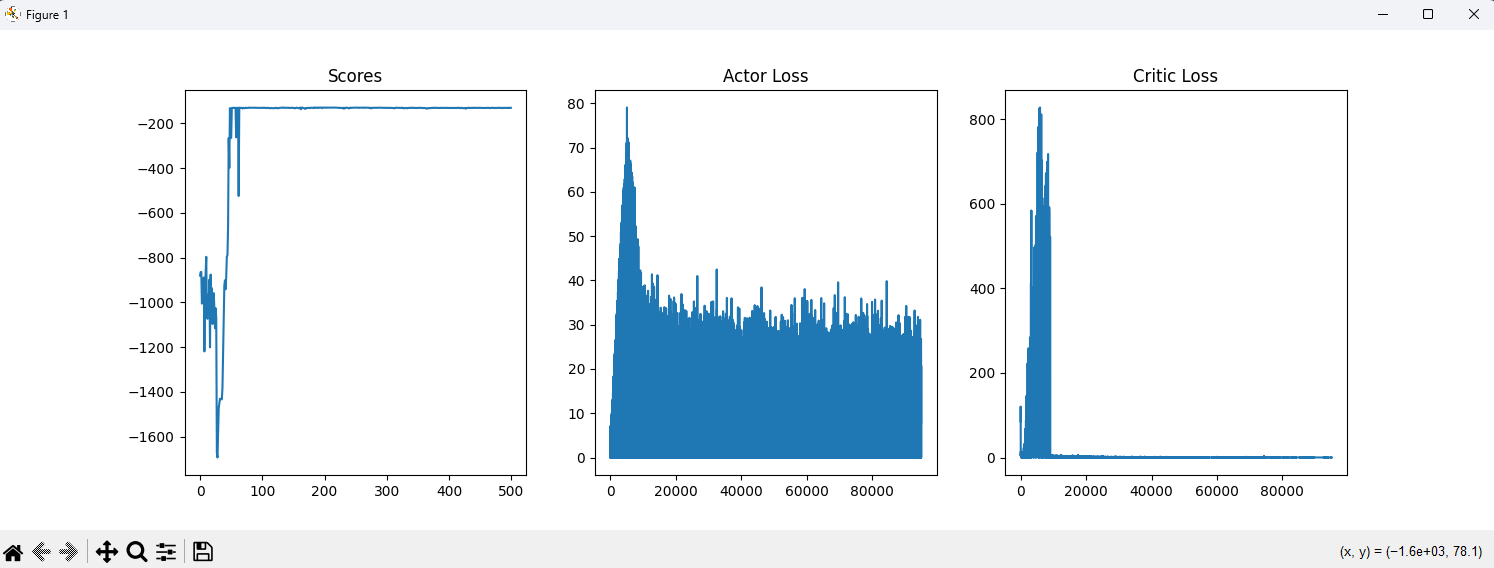

Generate this figure with Python:
import copy
import os
import random
import csv
from typing import Dict, List, Tuple

import gymnasium as gym
import numpy as np
import torch
import torch.nn as nn
import torch.nn.functional as F
import torch.optim as optim
import matplotlib.pyplot as plt

"""## Set random seed"""

def seed_torch(seed):
    torch.manual_seed(seed)
    if torch.backends.cudnn.enabled:
        torch.backends.cudnn.benchmark = False
        torch.backends.cudnn.deterministic = True

seed = 777
random.seed(seed)
np.random.seed(seed)
seed_torch(seed)

# ============================
# Replay Buffer
# ============================

class ReplayBuffer:
    """A simple numpy replay buffer."""
    def __init__(self, state_size: int, size: int, batch_size: int = 32):
        self.state_memory = np.zeros([size, state_size], dtype=np.float32)
        self.action_memory = np.zeros([size], dtype=np.float32)
        self.reward_memory = np.zeros([size], dtype=np.float32)
        self.next_state_memory = np.zeros([size, state_size], dtype=np.float32)
        self.done_memory = np.zeros([size], dtype=np.float32)
        self.max_size, self.batch_size = size, batch_size
        self.ptr, self.size = 0, 0

    def store(self, obs, act, rew, next_obs, done):
        self.state_memory[self.ptr] = obs
        self.action_memory[self.ptr] = act
        self.reward_memory[self.ptr] = rew
        self.next_state_memory[self.ptr] = next_obs
        self.done_memory[self.ptr] = done
        self.ptr = (self.ptr + 1) % self.max_size
        self.size = min(self.size + 1, self.max_size)

    def sample_batch(self) -> Dict[str, np.ndarray]:
        idxs = np.random.choice(self.size, size=self.batch_size, replace=False)
        return dict(
            obs=self.state_memory[idxs],
            next_obs=self.next_state_memory[idxs],
            acts=self.action_memory[idxs],
            rews=self.reward_memory[idxs],
            done=self.done_memory[idxs],
        )

    def __len__(self) -> int:
        return self.size

# ============================
# Gaussian Noise
# ============================

class GaussianNoise:
    def __init__(self, action_size, min_sigma=1.0, max_sigma=1.0, decay_period=1000000):
        self.action_size = action_size
        self.max_sigma = max_sigma
        self.min_sigma = min_sigma
        self.decay_period = decay_period

    def sample(self, t=0):
        sigma = self.max_sigma - (self.max_sigma - self.min_sigma) * min(
            1.0, t / self.decay_period
        )
        return np.random.normal(0, sigma, size=self.action_size)

# ============================
# Actor Network
# ============================

class Actor(nn.Module):
    def __init__(self, state_size, action_size, init_w=3e-3):
        super(Actor, self).__init__()
        self.hidden1 = nn.Linear(state_size, 128)
        self.hidden2 = nn.Linear(128, 128)
        self.out = nn.Linear(128, action_size)
        self.out.weight.data.uniform_(-init_w, init_w)
        self.out.bias.data.uniform_(-init_w, init_w)

    def forward(self, state):
        x = F.relu(self.hidden1(state))
        x = F.relu(self.hidden2(x))
        return self.out(x).tanh()

# ============================
# Critic Network
# ============================

class CriticQ(nn.Module):
    def __init__(self, state_size, init_w=3e-3):
        super(CriticQ, self).__init__()
        self.hidden1 = nn.Linear(state_size, 128)
        self.hidden2 = nn.Linear(128, 128)
        self.out = nn.Linear(128, 1)
        self.out.weight.data.uniform_(-init_w, init_w)
        self.out.bias.data.uniform_(-init_w, init_w)

    def forward(self, state, action):
        x = torch.cat((state, action), dim=-1)
        x = F.relu(self.hidden1(x))
        x = F.relu(self.hidden2(x))
        return self.out(x)

# ============================
# TD3 Agent
# ============================

class TD3Agent:
    def __init__(self, env, memory_size, batch_size,
                 gamma=0.99, tau=5e-3,
                 exploration_noise=0.1,
                 target_policy_noise=0.2,
                 target_policy_noise_clip=0.5,
                 initial_random_steps=1e4,
                 policy_update_freq=2,
                 seed=777):

        self.env = env
        self.state_size = self.env.observation_space.shape[0]
        self.action_size = self.env.action_space.shape[0]

        self.batch_size = batch_size
        self.gamma = gamma
        self.tau = tau
        self.initial_random_steps = initial_random_steps
        self.policy_update_freq = policy_update_freq
        self.seed = seed

        self.device = torch.device("cuda" if torch.cuda.is_available() else "cpu")
        print("Device:", self.device)

        self.actor = Actor(self.state_size, self.action_size).to(self.device)
        self.actor_target = Actor(self.state_size, self.action_size).to(self.device)
        self.actor_target.load_state_dict(self.actor.state_dict())

        self.critic1 = CriticQ(self.state_size + self.action_size).to(self.device)
        self.critic2 = CriticQ(self.state_size + self.action_size).to(self.device)
        self.critic1_target = CriticQ(self.state_size + self.action_size).to(self.device)
        self.critic2_target = CriticQ(self.state_size + self.action_size).to(self.device)
        self.critic1_target.load_state_dict(self.critic1.state_dict())
        self.critic2_target.load_state_dict(self.critic2.state_dict())

        self.memory = ReplayBuffer(self.state_size, memory_size, batch_size)

        self.exploration_noise = GaussianNoise(self.action_size, exploration_noise, exploration_noise)
        self.target_policy_noise = GaussianNoise(self.action_size, target_policy_noise, target_policy_noise)
        self.target_policy_noise_clip = target_policy_noise_clip

        critic_params = list(self.critic1.parameters()) + list(self.critic2.parameters())
        self.actor_optimizer = optim.Adam(self.actor.parameters(), lr=1e-4)
        self.critic_optimizer = optim.Adam(critic_params, lr=1e-3)

        self.transition = []
        self.total_step = 0
        self.is_test = False

    def get_action(self, state):
        if self.total_step < self.initial_random_steps and not self.is_test:
            action = self.env.action_space.sample()
        else:
            action = self.actor(torch.FloatTensor(state).to(self.device)).detach().cpu().numpy()

        if not self.is_test:
            noise = self.exploration_noise.sample()
            action = np.clip(action + noise, -1.0, 1.0)

        self.transition = [state, action]
        return action

    def step(self, action):
        next_state, reward, terminated, truncated, _ = self.env.step(action)
        done = terminated or truncated
        if not self.is_test:
            self.transition += [reward, next_state, done]
            self.memory.store(*self.transition)
        return next_state, reward, done

    def train_step(self):
        samples = self.memory.sample_batch()
        state = torch.FloatTensor(samples["obs"]).to(self.device)
        action = torch.FloatTensor(samples["acts"].reshape(-1, 1)).to(self.device)
        reward = torch.FloatTensor(samples["rews"].reshape(-1, 1)).to(self.device)
        next_state = torch.FloatTensor(samples["next_obs"]).to(self.device)
        done = torch.FloatTensor(samples["done"].reshape(-1, 1)).to(self.device)
        masks = 1 - done

        noise = torch.FloatTensor(self.target_policy_noise.sample()).to(self.device)
        noise = torch.clamp(noise, -self.target_policy_noise_clip, self.target_policy_noise_clip)
        next_action = (self.actor_target(next_state) + noise).clamp(-1.0, 1.0)

        q1 = self.critic1(state, action)
        q2 = self.critic2(state, action)
        q1_target = self.critic1_target(next_state, next_action)
        q2_target = self.critic2_target(next_state, next_action)
        q_target = torch.min(q1_target, q2_target)
        expected_q = reward + self.gamma * q_target * masks
        expected_q = expected_q.detach()

        critic1_loss = F.mse_loss(q1, expected_q)
        critic2_loss = F.mse_loss(q2, expected_q)
        critic_loss = critic1_loss + critic2_loss

        self.critic_optimizer.zero_grad()
        critic_loss.backward()
        self.critic_optimizer.step()

        if self.total_step % self.policy_update_freq == 0:
            actor_loss = -self.critic1(state, self.actor(state)).mean()
            self.actor_optimizer.zero_grad()
            actor_loss.backward()
            self.actor_optimizer.step()
            self._target_soft_update()
        else:
            actor_loss = torch.zeros(1)

        return actor_loss.item(), critic_loss.item()

    def _target_soft_update(self):
        tau = self.tau
        for t, s in zip(self.actor_target.parameters(), self.actor.parameters()):
            t.data.copy_(tau * s.data + (1.0 - tau) * t.data)
        for t, s in zip(self.critic1_target.parameters(), self.critic1.parameters()):
            t.data.copy_(tau * s.data + (1.0 - tau) * t.data)
        for t, s in zip(self.critic2_target.parameters(), self.critic2.parameters()):
            t.data.copy_(tau * s.data + (1.0 - tau) * t.data)

# ============================
# Training
# ============================

class ActionNormalizer(gym.ActionWrapper):
    def action(self, action):
        low, high = self.action_space.low, self.action_space.high
        action = action * (high - low) / 2 + (high + low) / 2
        return np.clip(action, low, high)
    def reverse_action(self, action):
        low, high = self.action_space.low, self.action_space.high
        return np.clip(2 * (action - low) / (high - low) - 1, -1, 1)

env_name = "Pendulum-v1"
env = gym.make(env_name, render_mode="rgb_array")
env = ActionNormalizer(env)

num_episodes = 500
memory_size = 5000
batch_size = 32
initial_random_steps = 5000

agent = TD3Agent(env, memory_size, batch_size, initial_random_steps=initial_random_steps, seed=seed)

log_file = "td3_log.csv"
with open(log_file, "w", newline="") as f:
    writer = csv.writer(f)
    writer.writerow(["episode", "reward", "actor_loss", "critic_loss"])

scores, actor_losses, critic_losses = [], [], []

for ep in range(num_episodes):
    state, _ = agent.env.reset(seed=seed)
    ep_reward = 0
    done = False
    while not done:
        agent.total_step += 1
        action = agent.get_action(state)
        next_state, reward, done = agent.step(action)
        state = next_state
        ep_reward += reward
        if len(agent.memory) >= batch_size and agent.total_step > agent.initial_random_steps:
            a_loss, c_loss = agent.train_step()
            actor_losses.append(a_loss)
            critic_losses.append(c_loss)
    scores.append(ep_reward)
    with open(log_file, "a", newline="") as f:
        writer = csv.writer(f)
        writer.writerow([ep + 1, ep_reward,
                         np.mean(actor_losses[-10:]) if actor_losses else 0,
                         np.mean(critic_losses[-10:]) if critic_losses else 0])
    if (ep + 1) % 50 == 0:
        print(f"Episode {ep+1}/{num_episodes}, Reward: {ep_reward:.2f}")

agent.env.close()

# ============================
# Visualization
# ============================

plt.figure(figsize=(15, 5))
plt.subplot(131)
plt.title("Scores")
plt.plot(scores)
plt.subplot(132)
plt.title("Actor Loss")
plt.plot(actor_losses)
plt.subplot(133)
plt.title("Critic Loss")
plt.plot(critic_losses)
plt.show()
